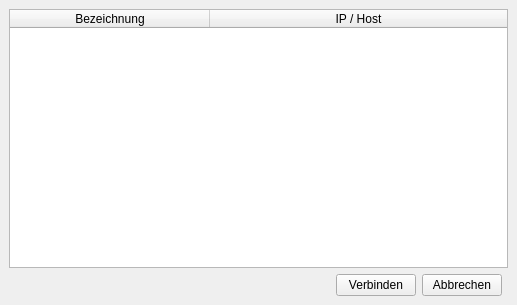
<?xml version="1.0" encoding="UTF-8"?>
<ui version="4.0">
 <class>ServerManager</class>
 <widget class="QWidget" name="ServerManager">
  <property name="windowModality">
   <enum>Qt::ApplicationModal</enum>
  </property>
  <property name="geometry">
   <rect>
    <x>0</x>
    <y>0</y>
    <width>517</width>
    <height>305</height>
   </rect>
  </property>
  <property name="windowTitle">
   <string>Servermanager</string>
  </property>
  <layout class="QGridLayout" name="gridLayout">
   <property name="leftMargin">
    <number>9</number>
   </property>
   <property name="topMargin">
    <number>9</number>
   </property>
   <property name="rightMargin">
    <number>9</number>
   </property>
   <property name="bottomMargin">
    <number>9</number>
   </property>
   <property name="spacing">
    <number>6</number>
   </property>
   <item row="1" column="0">
    <spacer name="horizontalSpacer">
     <property name="orientation">
      <enum>Qt::Horizontal</enum>
     </property>
     <property name="sizeHint" stdset="0">
      <size>
       <width>40</width>
       <height>20</height>
      </size>
     </property>
    </spacer>
   </item>
   <item row="0" column="0" colspan="4">
    <widget class="QTableWidget" name="tableWidget">
     <property name="contextMenuPolicy">
      <enum>Qt::CustomContextMenu</enum>
     </property>
     <property name="selectionMode">
      <enum>QAbstractItemView::SingleSelection</enum>
     </property>
     <property name="selectionBehavior">
      <enum>QAbstractItemView::SelectRows</enum>
     </property>
     <property name="sortingEnabled">
      <bool>true</bool>
     </property>
     <attribute name="horizontalHeaderDefaultSectionSize">
      <number>200</number>
     </attribute>
     <attribute name="horizontalHeaderStretchLastSection">
      <bool>true</bool>
     </attribute>
     <attribute name="verticalHeaderVisible">
      <bool>false</bool>
     </attribute>
     <attribute name="verticalHeaderHighlightSections">
      <bool>false</bool>
     </attribute>
     <column>
      <property name="text">
       <string>Bezeichnung</string>
      </property>
     </column>
     <column>
      <property name="text">
       <string>IP / Host</string>
      </property>
     </column>
    </widget>
   </item>
   <item row="1" column="1">
    <widget class="QPushButton" name="connectButton">
     <property name="enabled">
      <bool>true</bool>
     </property>
     <property name="text">
      <string>Verbinden</string>
     </property>
     <property name="autoDefault">
      <bool>false</bool>
     </property>
     <property name="default">
      <bool>false</bool>
     </property>
     <property name="flat">
      <bool>false</bool>
     </property>
    </widget>
   </item>
   <item row="1" column="2">
    <widget class="QPushButton" name="pushButton">
     <property name="text">
      <string>Abbrechen</string>
     </property>
    </widget>
   </item>
  </layout>
 </widget>
 <resources/>
 <connections>
  <connection>
   <sender>pushButton</sender>
   <signal>clicked()</signal>
   <receiver>ServerManager</receiver>
   <slot>close()</slot>
   <hints>
    <hint type="sourcelabel">
     <x>501</x>
     <y>289</y>
    </hint>
    <hint type="destinationlabel">
     <x>516</x>
     <y>285</y>
    </hint>
   </hints>
  </connection>
 </connections>
</ui>
